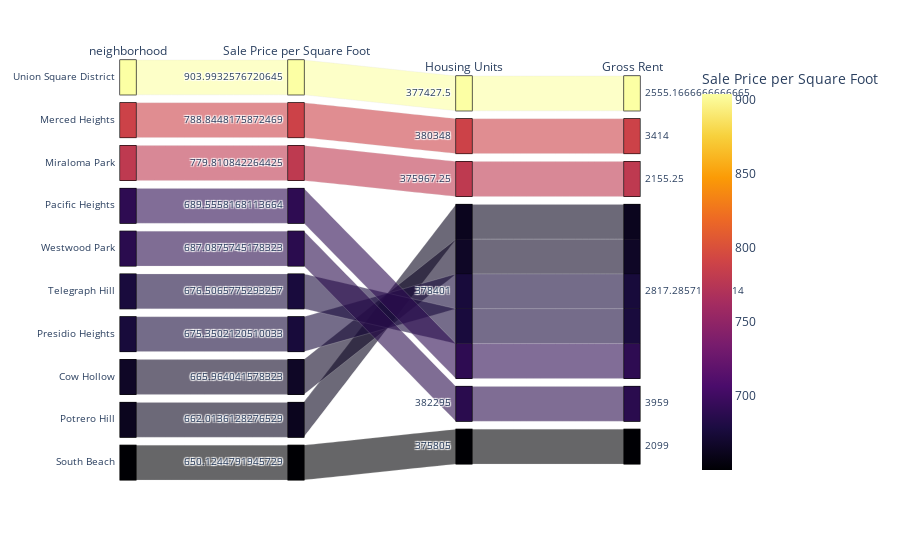

Notebook code for this chart:
### Code cell
# Parallel Categories Plot
px.parallel_categories(
    neighborhood_tenR,
    
    color="sale_price_sqr_foot",
    color_continuous_scale=px.colors.sequential.Inferno,
    labels={
       "sale_price_sqr_foot": "Sale Price per Square Foot",
                "housing_units": "Housing Units", "gross_rent": "Gross Rent" 
    },
)

### Figure 1 — Plotly figure (JSON) as saved in the notebook; plotly's stock layout.template omitted (floating-point values rounded to 4 significant figures)
{"data": [{"dimensions": [{"label": "neighborhood", "values": ["Union Square District", "Merced Heights", "Miraloma Park", "Pacific Heights", "Westwood Park", "Telegraph Hill", "Presidio Heights", "Cow Hollow", "Potrero Hill", "South Beach"]}, {"label": "Sale Price per Square Foot", "values": [904.0, 788.8, 779.8, 689.6, 687.1, 676.5, 675.4, 666.0, 662.0, 650.1]}, {"label": "Housing Units", "values": [377400.0, 380348, 376000.0, 378401, 382295, 378401, 378401, 378401, 378401, 375805]}, {"label": "Gross Rent", "values": [2555.0, 3414, 2155.0, 2817.0, 3959, 2817.0, 2817.0, 2817.0, 2817.0, 2099]}], "domain": {"x": [0, 1], "y": [0, 1]}, "line": {"color": [904.0, 788.8, 779.8, 689.6, 687.1, 676.5, 675.4, 666.0, 662.0, 650.1], "coloraxis": "coloraxis"}, "name": "", "type": "parcats"}], "layout": {"autosize": true, "coloraxis": {"colorbar": {"title": {"text": "Sale Price per Square Foot"}}, "colorscale": [[0, "#000004"], [0.1111, "#1b0c41"], [0.2222, "#4a0c6b"], [0.3333, "#781c6d"], [0.4444, "#a52c60"], [0.5556, "#cf4446"], [0.6667, "#ed6925"], [0.7778, "#fb9b06"], [0.8889, "#f7d13d"], [1, "#fcffa4"]]}, "legend": {"tracegroupgap": 0}, "margin": {"t": 60}}}
